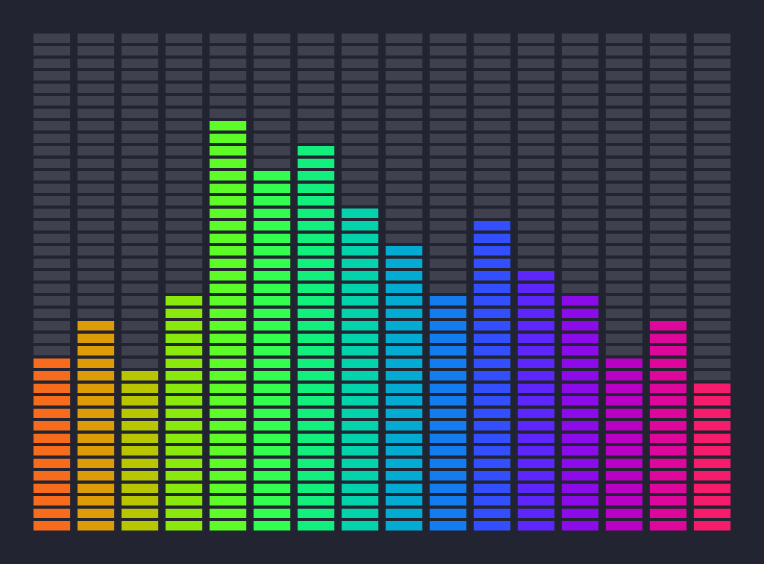

Write the Vega-Lite specification saved for this chart.
### Vega-Lite specification from a JSON file in a GitHub repository (floating-point values rounded to 4 significant figures)
{"$schema": "https://vega.github.io/schema/vega-lite/v5.json", "description": "Bar chart with text labels. Set domain to make the frame cover the labels.", "background": "#222431", "padding": 30, "data": {"values": [{"a": "A", "val": 14}, {"a": "B", "val": 17}, {"a": "C", "val": 13}, {"a": "D", "val": 19}, {"a": "E", "val": 33}, {"a": "F", "val": 29}, {"a": "G", "val": 31}, {"a": "H", "val": 26}, {"a": "I", "val": 23}, {"a": "J", "val": 19}, {"a": "K", "val": 25}, {"a": "L", "val": 21}, {"a": "M", "val": 19}, {"a": "N", "val": 14}, {"a": "O", "val": 17}, {"a": "P", "val": 12}]}, "transform": [{"calculate": "sequence(0,40)", "as": "sequence"}, {"calculate": "sequence(0,datum.val)", "as": "sequence2"}, {"flatten": ["sequence", "sequence2"]}, {"calculate": "1", "as": "b"}, {"calculate": "datum.sequence2 ==null? null:1", "as": "c"}], "width": 700, "height": 500, "encoding": {"x": {"field": "a", "type": "nominal", "scale": {"paddingInner": 0.1, "paddingOuter": 0}, "axis": null}, "y": {"field": "b", "type": "quantitative", "axis": null}, "color": {"field": "a", "legend": null, "scale": {"scheme": "plasma"}}}, "layer": [{"mark": {"type": "bar", "stroke": "#222431", "strokeWidth": 3}, "encoding": {"x": {"field": "a", "type": "nominal", "scale": {"paddingInner": 0.1, "paddingOuter": 0}, "axis": null}, "y": {"field": "b", "type": "quantitative", "axis": null}, "color": {"value": "#3f424e"}}}, {"mark": {"type": "bar", "stroke": "#222431", "strokeWidth": 3}, "encoding": {"x": {"field": "a", "type": "nominal", "scale": {"paddingInner": 0.1, "paddingOuter": 0}, "axis": null}, "y": {"field": "c", "type": "quantitative", "axis": null}, "color": {"field": "a", "legend": null, "scale": {"scheme": "sinebow"}}}}], "config": {"view": {"stroke": "transparent"}}}
